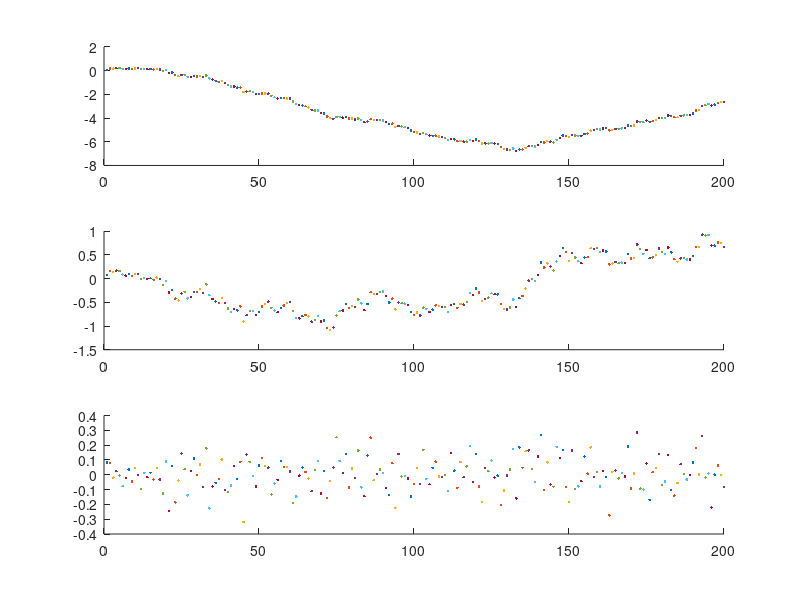

MATLAB code to generate this figure:
% https://en.wikipedia.org/wiki/Kalman_filter#Derivations
% 
% 
clear;
delta_t=0.1;
length = 200;
matrix_F=[1, delta_t; ...
          0, 1];
matrix_G=[delta_t^2/2; ...
          delta_t];
sigma_a_sq = 0.1;      
sigma_z_sq = 0.12;      
matrix_Q=[delta_t^4/4, delta_t^3/2; ...
          delta_t^3/2, delta_t^2]*sigma_a_sq;
% w_k = normrnd(0,  matrix_Q);     
matrix_H=[1, 0];

hat_x_00=zeros(2,1);
matrix_P=zeros(2,2);
% x_k = hat_x_00;
sigma_z = 0.01;
matrix_R = sigma_z^2;

n1 = normrnd(0,1);
hat_x_k1_k1 = hat_x_00;
a_k = 0.1;
x_k = [0; 0];
% noise_size=[length, 1];
noise_size=1;
% w_k = normrnd(0*noise_size,  matrix_Q*noise_size, [length, 1]);     
figure(2);
x_k=[0; 0];
hold off;
hat_P_k1_k1 = matrix_P;
for iterator=1:length
    w_k = normrnd(0,  sigma_a_sq);     
    v_k = normrnd(0,  sigma_z_sq);
    x_k = matrix_F * x_k + w_k;
    z_k = matrix_H * x_k + v_k;
    subplot(311);
    hold on;
    plot(iterator, x_k(1,1), '.');
    subplot(312);
    hold on;
    plot(iterator, x_k(2,1), '.');
    subplot(313);
    hold on;
    plot(iterator, w_k, '.');
    %% Predict
    hat_x_k_k1 = matrix_F * hat_x_k1_k1; % + matrix_G * a_k;
    hat_P_k_k1 = matrix_F * hat_P_k1_k1 * matrix_F.' + matrix_Q;


    %% Update
    tide_y = z_k - matrix_H * hat_x_k_k1;
    S_k    = matrix_H * hat_P_k_k1 * matrix_H.' + matrix_R;
    K_k    = hat_P_k_k1 * matrix_H.' / S_k;
    hat_x_k1_k1 = hat_x_k_k1 + K_k * tide_y;
    hat_P_k1_k1 = (eye(2) - K_k * matrix_H) * hat_P_k_k1;
end
hat_x_k_k1


